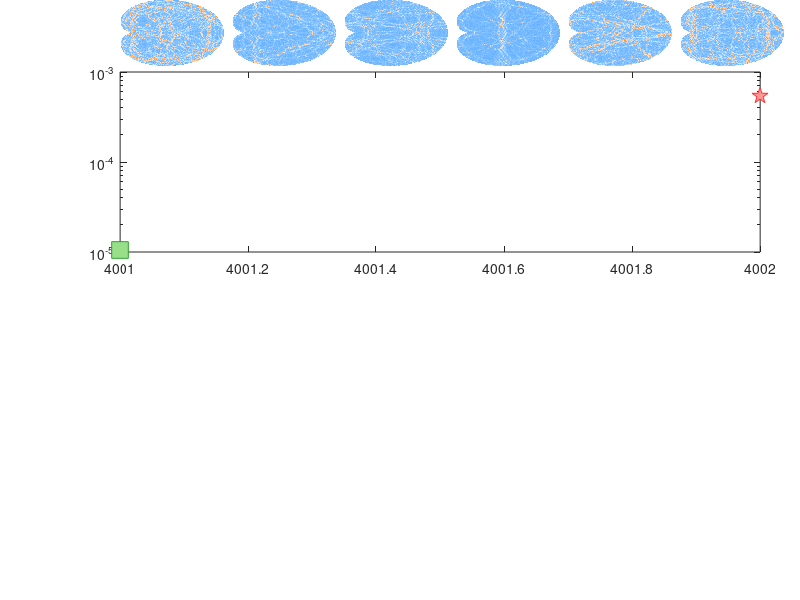

The MATLAB source for this figure: (Note: this script raises an error after producing the figure.)
clear
clc


L=[102 178 255;
    153 204 255;
    204 229 255;
255 229 204;
255 204 153;
255 178 102;
255 153 51
255 128 0]./255;

interval=[30 15 5 15 30 30 50];
mycolor=[];
for i=1:7
    temp=[];
    for j=1:3
        temp(:,j)=linspace(L(i,j),L(i+1,j),interval(i));
    end
    mycolor=[mycolor;temp];
end

%%

subplot('Position',[0.15 0.89 0.13 0.11]);
load('psi_0.5_4022.mat')
psi1(psi1==psi1(1,1))=NaN;
psi2(psi2==psi2(1,1))=NaN;
psi=abs(psi1).^2+abs(psi2).^2;
pcolor(psi);shading flat;
colormap(mycolor);
view([90 -90])
axis off

subplot('Position',[0.29 0.89 0.13 0.11]);
load('psi_0.5_4029.mat')
psi1(psi1==psi1(1,1))=NaN;
psi2(psi2==psi2(1,1))=NaN;
psi=abs(psi1).^2+abs(psi2).^2;
pcolor(psi);shading flat;
colormap(mycolor);
view([90 -90])
axis off

subplot('Position',[0.43 0.89 0.13 0.11]);
load('psi_0.5_4031.mat')
psi1(psi1==psi1(1,1))=NaN;
psi2(psi2==psi2(1,1))=NaN;
psi=abs(psi1).^2+abs(psi2).^2;
pcolor(psi);shading flat;
colormap(mycolor);
view([90 -90])
axis off

subplot('Position',[0.57 0.89 0.13 0.11]);
load('psi_0.5_4054.mat')
psi1(psi1==psi1(1,1))=NaN;
psi2(psi2==psi2(1,1))=NaN;
psi=abs(psi1).^2+abs(psi2).^2;
pcolor(psi);shading flat;
colormap(mycolor);
view([90 -90])
axis off

subplot('Position',[0.71 0.89 0.13 0.11]);
load('psi_0.5_4059.mat')
psi1(psi1==psi1(1,1))=NaN;
psi2(psi2==psi2(1,1))=NaN;
psi=abs(psi1).^2+abs(psi2).^2;
pcolor(psi);shading flat;
colormap(mycolor);
view([90 -90])
axis off

subplot('Position',[0.85 0.89 0.13 0.11]);
load('psi_0.5_4083.mat')
psi1(psi1==psi1(1,1))=NaN;
psi2(psi2==psi2(1,1))=NaN;
psi=abs(psi1).^2+abs(psi2).^2;
pcolor(psi);shading flat;
colormap(mycolor);
view([90 -90])
axis off

%%
subplot('Position',[0.15 0.58 0.8 0.3]);
load('probability_sweep_050.mat')

index_begin=4001;
index_end=4100;
N=index_end-index_begin+1;

A=ones(N,6);
for i=1:10
    for j=index_begin:index_end
        
        p=probability_sweep(i,j,:);
        p=reshape(p,[1,6]);
        norm=0;
        for k=1:6
            norm=norm+exp(p(k));
        end
        p_norm=zeros(1,6);
        for k=1:6
            p_norm(k)=exp(p(k))/norm;
        end
        for k=1:6
            A(j-index_begin+1,k)=A(j-index_begin+1,k)*p_norm(k);
        end
    end
end

for i=1:N
    
    index=find(A(i,:)==max(A(i,:)));
    if index==1
        h1=semilogy(i+index_begin-1,max(A(i,:)),'o','markersize',9,'MarkerFaceColor',[204 153 255]/255,'MarkerEdgeColor',[153 51 255]/255);hold on
    elseif index==2
        h2=semilogy(i+index_begin-1,max(A(i,:)),'V','markersize',10,'MarkerFaceColor',[153 153 255]/255,'MarkerEdgeColor',[51 51 255]/255);hold on
    elseif index==3
        h3=semilogy(i+index_begin-1,max(A(i,:)),'s','markersize',12,'MarkerFaceColor',[153 204 255]/255,'MarkerEdgeColor',[51 153 255]/255);hold on
    elseif index==4
        h4=semilogy(i+index_begin-1,max(A(i,:)),'s','markersize',12,'MarkerFaceColor',[152 223 138]/255,'MarkerEdgeColor',[44 160 44]/255);hold on
    elseif index==5
        h5=semilogy(i+index_begin-1,max(A(i,:)),'p','markersize',12,'MarkerFaceColor',[255 204 153]/255,'MarkerEdgeColor',[255 153 51]/255);hold on
    elseif index==6
        h6=semilogy(i+index_begin-1,max(A(i,:)),'p','markersize',12,'MarkerFaceColor',[255 153 153]/255,'MarkerEdgeColor',[255 51 51]/255);hold on
    end
end
plot([index_begin-1 index_end],[5*10^(-3) 5*10^(-3)],'k--');
h=legend([h1 h2 h3 h4 h5 h6],'II','III','IV-1','IV-2','V-1','V-2');
axis([4000 4100 10^(-7) 1])
text(-0.18,1,'(a)','Units', 'Normalized','fontsize',17)
set(h,'interpreter','latex','location','southwest')
set(gca,'fontsize',14)
xlabel('$n$','interpreter','latex')
ylabel('$\xi$','interpreter','latex')

%%
subplot('Position',[0.15 0.39 0.13 0.11]);
load('psi_0.5_14030.mat')
psi1(psi1==psi1(1,1))=NaN;
psi2(psi2==psi2(1,1))=NaN;
psi=abs(psi1).^2+abs(psi2).^2;
pcolor(psi);shading flat;
colormap(mycolor);
view([90 -90])
axis off

subplot('Position',[0.29 0.39 0.13 0.11]);
load('psi_0.5_14038.mat')
psi1(psi1==psi1(1,1))=NaN;
psi2(psi2==psi2(1,1))=NaN;
psi=abs(psi1).^2+abs(psi2).^2;
pcolor(psi);shading flat;
colormap(mycolor);
view([90 -90])
axis off

subplot('Position',[0.43 0.39 0.13 0.11]);
load('psi_0.5_14046.mat')
psi1(psi1==psi1(1,1))=NaN;
psi2(psi2==psi2(1,1))=NaN;
psi=abs(psi1).^2+abs(psi2).^2;
pcolor(psi);shading flat;
colormap(mycolor);
view([90 -90])
axis off

subplot('Position',[0.57 0.39 0.13 0.11]);
load('psi_0.5_14062.mat')
psi1(psi1==psi1(1,1))=NaN;
psi2(psi2==psi2(1,1))=NaN;
psi=abs(psi1).^2+abs(psi2).^2;
pcolor(psi);shading flat;
colormap(mycolor);
view([90 -90])
axis off

subplot('Position',[0.71 0.39 0.13 0.11]);
load('psi_0.5_14091.mat')
psi1(psi1==psi1(1,1))=NaN;
psi2(psi2==psi2(1,1))=NaN;
psi=abs(psi1).^2+abs(psi2).^2;
pcolor(psi);shading flat;
colormap(mycolor);
view([90 -90])
axis off

subplot('Position',[0.85 0.39 0.13 0.11]);
load('psi_0.5_14094.mat')
psi1(psi1==psi1(1,1))=NaN;
psi2(psi2==psi2(1,1))=NaN;
psi=abs(psi1).^2+abs(psi2).^2;
pcolor(psi);shading flat;
colormap(mycolor);
view([90 -90])
axis off

%%
subplot('Position',[0.15 0.08 0.8 0.3]);
load('probability_sweep_050.mat')

index_begin=14001;
index_end=14100;
N=index_end-index_begin+1;

A=ones(N,6);
for i=1:10
    for j=index_begin:index_end
        
        p=probability_sweep(i,j,:);
        p=reshape(p,[1,6]);
        norm=0;
        for k=1:6
            norm=norm+exp(p(k));
        end
        p_norm=zeros(1,6);
        for k=1:6
            p_norm(k)=exp(p(k))/norm;
        end
        for k=1:6
            A(j-index_begin+1,k)=A(j-index_begin+1,k)*p_norm(k);
        end
    end
end

for i=1:N
    
    index=find(A(i,:)==max(A(i,:)));
    if index==1
        h1=semilogy(i+index_begin-1,max(A(i,:)),'o','markersize',9,'MarkerFaceColor',[204 153 255]/255,'MarkerEdgeColor',[153 51 255]/255);hold on
    elseif index==2
        h2=semilogy(i+index_begin-1,max(A(i,:)),'V','markersize',10,'MarkerFaceColor',[153 153 255]/255,'MarkerEdgeColor',[51 51 255]/255);hold on
    elseif index==3
        h3=semilogy(i+index_begin-1,max(A(i,:)),'s','markersize',12,'MarkerFaceColor',[153 204 255]/255,'MarkerEdgeColor',[51 153 255]/255);hold on
    elseif index==4
        h4=semilogy(i+index_begin-1,max(A(i,:)),'s','markersize',12,'MarkerFaceColor',[152 223 138]/255,'MarkerEdgeColor',[44 160 44]/255);hold on
    elseif index==5
        h5=semilogy(i+index_begin-1,max(A(i,:)),'p','markersize',12,'MarkerFaceColor',[255 204 153]/255,'MarkerEdgeColor',[255 153 51]/255);hold on
    elseif index==6
        h6=semilogy(i+index_begin-1,max(A(i,:)),'p','markersize',12,'MarkerFaceColor',[255 153 153]/255,'MarkerEdgeColor',[255 51 51]/255);hold on
    end
end
plot([index_begin-1 index_end],[5*10^(-3) 5*10^(-3)],'k--');
axis([14000 14100 10^(-7) 1])
h=legend([h1 h2 h3 h4 h5 h6],'II','III','IV-1','IV-2','V-1','V-2');
set(h,'interpreter','latex','location','southwest')
set(gca,'fontsize',14)
text(-0.18,1,'(b)','Units', 'Normalized','fontsize',17)
xlabel('$n$','interpreter','latex')
ylabel('$\xi$','interpreter','latex')

annotation('textarrow',[0.1 0.5],[0.1 0.5],'color',[0 0 0]./255,'HeadStyle','none','linestyle','--');
set(gcf,'position',[100 100 500 700])